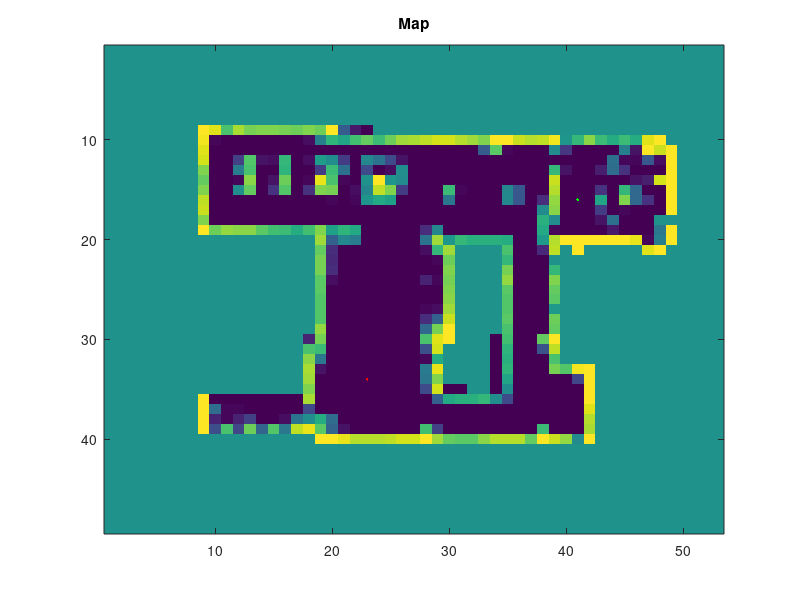

Write MATLAB code to recreate this figure. (Note: this script raises an error after producing the figure.)
% NOTE that in octave/MATLAB, matrices are accessed with A(y,x),
% where y is the row and x is the column

clear
close all;clear all;

% load the map
map = load('map.mat', '-ascii');
%map = a.G;

% visualizes the map. Note: 
% the y-axis is inverted, so 0,0 is top-left, 
figure(1)
imagesc(map); %imshow(map); %
title('Map');
hold on;

% retrieve height and width of the map
[h,w] = size(map);

% cost values for each cell, filled incrementally. Initialize with infinity
costs = ones(h,w)*inf;

% estimated costs to the goal.
heuristics = zeros(h,w);

% cells that have been visited
closed_list = zeros(h,w);

% these matrices implicitly store the path
% by containing the x and y position of the previous
% node, respectively. Following these starting at the goal 
% until -1 is reached returns the computed path, see at the bottom

previous_x = zeros(h,w)-1;
previous_y = zeros(h,w)-1;

% start and goal position (y,x)
start = [34,23];
goal = [16,41]; %[25, 23];
%goal = [12,39];
%plot start and goal cell
plot(start(2), start(1), 'r.');
plot(goal(2), goal(1), 'g.');
pause(1); %pause for visualization

%start search at the start 
parent=start;
costs(start(1),start(2)) = 0;

%loop until the goal is found
while (parent(1)~=goal(1) || parent(2)~=goal(2))

  %generate mask to assign infinite costs for cells already visited
  closed_mask = closed_list;
  closed_mask( closed_mask==1 )=Inf; 
  
  %find the candidates for expansion (open list/frontier)
  open_list = costs + closed_mask + heuristics;

  %check if a non-infinite entry exists in open list (list is not empty)
  if min(open_list(:))==Inf
    disp('no valid path found');
    break
  end

  %find the cell with the minimum cost in the open list
  [y,x] = find(open_list == min(open_list(:)));
  parent_y = y(1);
  parent_x = x(1);
  parent = [parent_y, parent_x];
  
  %put parent in closed list
  closed_list(parent_y,parent_x) = 1;
  plot(parent_x, parent_y, ' y.' );
  
  %for visualization: Plot start again
  if(parent(1) == start(1) && parent(2) == start(2))
    plot(start(2), start(1), 'r.');
  end
  
  %get neighbors of parent
  n = neighbors(parent, [h,w]);
  
  for i=1:size(n,1)
    child_y = n(i,1);
    child_x = n(i,2);
    child = [child_y, child_x];
    
    %calculate the cost of reaching the cell
    cost_val = costs(parent_y,parent_x) + edge_cost(parent, child, map);
  
    %Exercise 2: estimate the remaining costs from the cell to the goal
    heuristic_val = heuristic(child, goal);

    %update cost of cell
    if cost_val < costs(child_y,child_x)
      costs(child_y,child_x) = cost_val;
      heuristics(child_y,child_x) = heuristic_val;
        
      %safe child's parent
      previous_x(child_y,child_x) = parent_x;
      previous_y(child_y,child_x) = parent_y;
    end
  end
  pause(0.05); %pause for visualization
end

% visualization: from the goal to the start,
% draw the path as blue dots
parent = [goal(1), goal(2)];
distance2 = 0;
while previous_x(parent(1), parent(2))>=0
  plot(parent(2), parent(1), 'm*');
  
  %for visualization: Plot goal again
  if(parent(1) == goal(1) && parent(2) == goal(2))
    plot(goal(2), goal(1), 'g.');
  end
  
  child_y = previous_y(parent(1), parent(2));
  child_x = previous_x(parent(1), parent(2));
  child = [child_y, child_x];
  distance2 = distance2 + norm(parent - child);
  parent = child;
  pause(0.05); %pause for visualization
end

disp 'done'
disp 'path cost: ', disp(costs(goal(1),goal(2)));
disp 'path length: ', disp(distance2);
disp 'number of nodes visited: ', disp(sum(closed_list(:)));